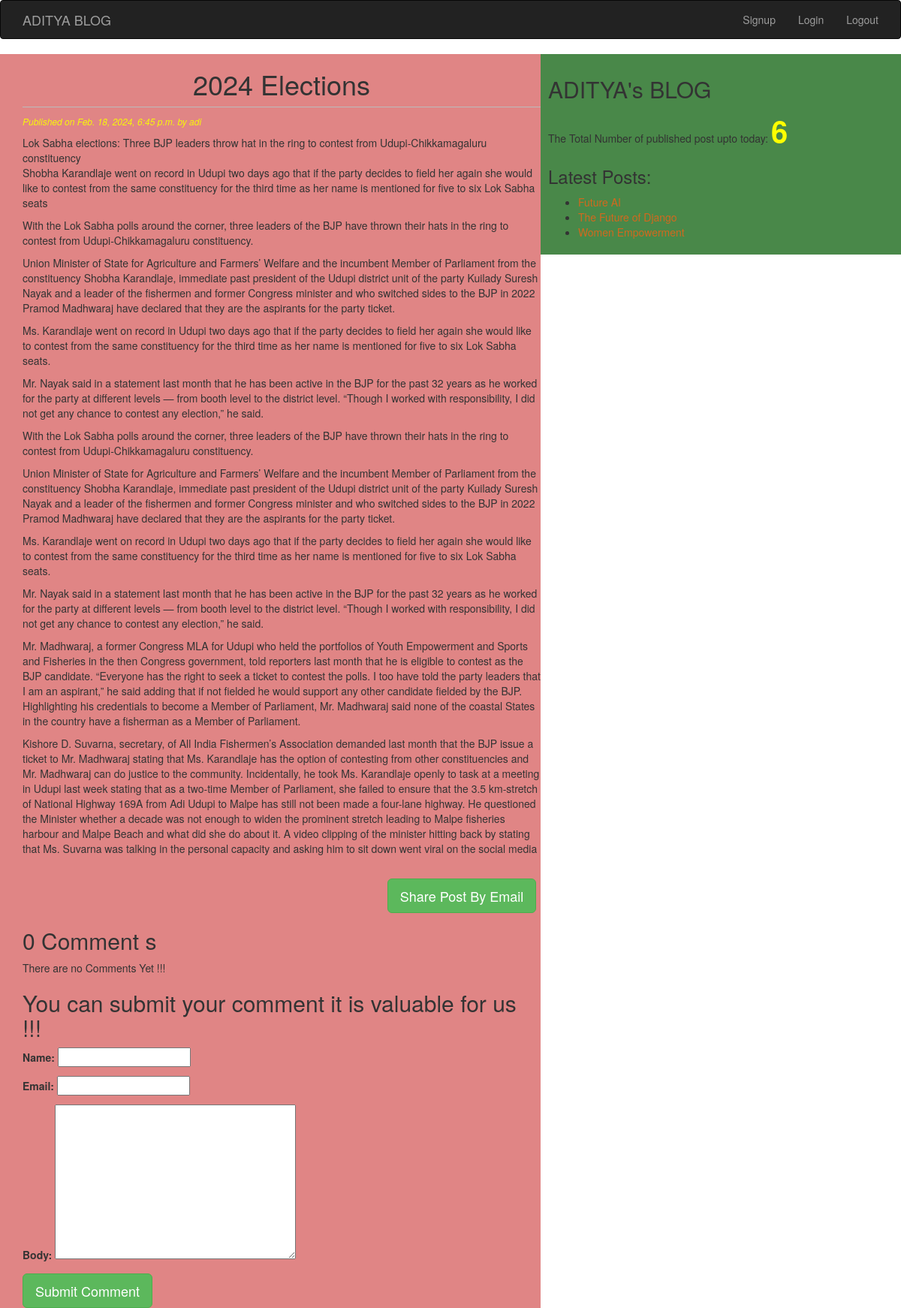
Screenshot of /2024/02/18/2024-elections/ (signed in) with the database file from the repository.
### blog/models.py (models this page shows, shortened)
class Post(models.Model):
    STATUS_CHOICES = (('draft','Draft'),('published','Published'))
    title = models.CharField(max_length =225)
    slug = models.SlugField(max_length=264, unique_for_date='publish')
    author = models.ForeignKey(User,related_name ='blog_posts',on_delete=models.CASCADE)
    body = models.TextField()
    publish = models.DateTimeField(default=timezone.now)
    created= models.DateTimeField(auto_now_add = True)
    updated = models.DateTimeField(auto_now = True)
    status = models.CharField(max_length= 10, choices=STATUS_CHOICES,default= 'draft')
    objects = CustomManager()
    tags= TaggableManager()
    class Meta:
        ordering = ('-publish',)
    def get_absolute_url(self):
        return reverse('post_detail', args=[self.publish.year,self.publish.strftime('%m'),self.publish.strftime('%d'), self.slug])

### blog/views.py (the view)
# urls.py: path('<year>/<month>/<day>/<post>/', views.post_detail_view, name='post_detail'),
@login_required
def post_detail_view(request,year,month,day,post):
    post = get_object_or_404(Post, slug=post,
                             status='published',
                             publish__year=year,
                             publish__month=month,
                             publish__day=day)
    comments = post.comments.filter(active=True)
    csubmit=False
    if request.method == 'POST':
        form = CommentForm(request.POST)
        if form.is_valid():
            new_comment =form.save(commit=False)
            new_comment.post = post
            new_comment.save()
            csubmit = True
    else:
        form = CommentForm()
    return render(request, 'blog/post_detail.html', {'post': post, 'form':form,'csubmit':csubmit,'comments':comments})

### blog/forms.py
class CommentForm(forms.ModelForm):
    class Meta:
        model = Comments
        fields = ('name', 'email', 'body')

### blog/models.py (called while the page is built)
    def get_queryset(self):
        return super().get_queryset().filter(status='published')

### blog/templatetags/blog_tags.py (called while the page is built)
@register.simple_tag(name='my_tag')
def total_posts():
    return Post.objects.count()

@register.inclusion_tag('blog/latest_post123.html')
def show_latest_post():
    latest_post = Post.objects.order_by('-publish')[:3]
    return {'latest_post': latest_post} #we are returning context object

### templates/blog/post_detail.html (shortened to what this page needs)
<!DOCTYPE html>
{%extends 'blog/base.html'%}
{%block content%}
    <h1>{{post.title}}</h1>
    <p id="date">Published on {{post.publish}} by {{post.author}}
    </p>
    {{post.body|linebreaks}} <br>
    <div class="container" align="center">
        <a href="/{{post.id}}/share" class="btn btn-lg btn-success" >Share Post By Email</a>
    </div>
    {% with comments.count as comments_count%}
    <h2>{{comments_count}} Comment {{comments_count | pluralize}}</h2>
    {% endwith%}
    {% if comments %}
        {% for comment in comments%}
           <p id="ch"> -> Comment {{forloop.counter}} by {{comment.name}} on {{comment.created}}</p>
           <div class="cb">
            {{comment.body | linebreaks}}
           </div>
        {%endfor%}
        <hr>
    {%else%}
    <p>There are no Comments Yet !!!</p>
    {%endif%}
    {%if csubmit %}
           <h1>Your Comment Added Successfully</h1>
    {%else%}
           <h2>You can submit your comment it is valuable for us !!!</h2>
           <form method="post">
            {{form.as_p}}
            <input type="submit" class="btn btn-success btn-lg" value="Submit Comment">
           </form>
    {%endif%}
    {%endblock%}

### templates/blog/latest_post123.html
<ul>
    {%for post in latest_post%}
    <li>
        <a href="{{post.get_absolute_url}}">{{post.title}}</a>
    </li>
    {%endfor%}
</ul>

### static/css/blog.css (style rules this page uses)
h1 { text-align: center; border-bottom: 1px solid #bbb; padding-bottom: 10px; }
#date { color: rgb(247, 247, 9); font-size: 12px; font-style: italic; }
a { color: chocolate; }

### rows the page displays
Post: title "2024 Elections", publish "Feb. 18, 2024, 6:45 p.m.", author "adi", body "Lok Sabha elections: Three BJP leaders throw hat in the ring to contest from Udupi-Chikkamagaluru constituency Shobha Karandlaje went on record in Udupi two days ago that if the party decides to field her again she would like to contest from the same constituency for the third time as her name is mentioned for five to six Lok Sabha seats With the Lok Sabha polls around the corner, three leaders of the BJP have thrown their hats in the ring to contest from Udupi-Chikkamagaluru constituency. Union Minister of State for Agriculture and Farmers’ Welfare and the incumbent Member of Parliament from the constituency Shobha Karandlaje, immediate past president of the Udupi district unit of the…"

### other values shown
{{ comments_count }} "0"
{{ comments_count | pluralize }} "s"
